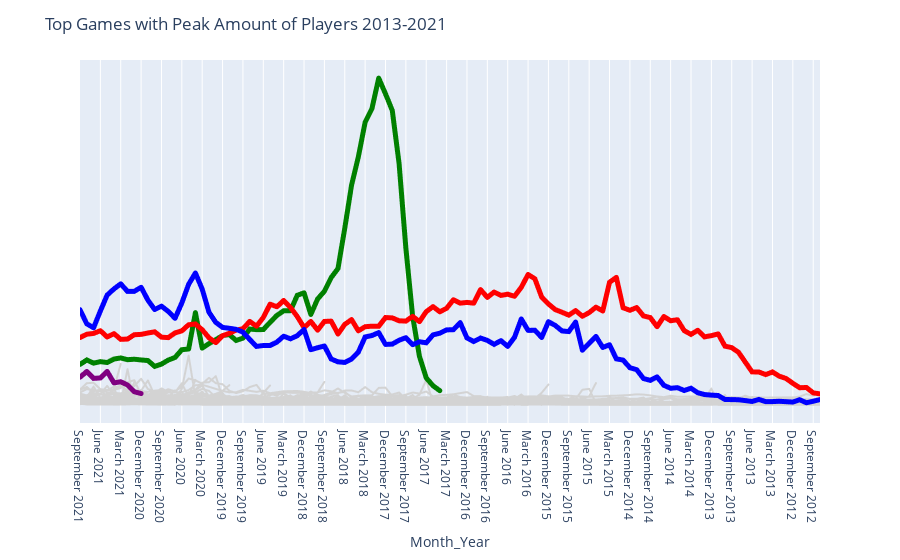

Write notebook code for a chart like this one.
### Code cell
fig = px.line(sorted_df,
              x='Month_Year',
              y='Peak_Players',
              color='Game_Name')

fig.update_traces({"line":{"color":"lightgrey"}})

fig.update_traces(patch={"line":{"color":"blue", "width":5}},
                  selector={"legendgroup":"Counter Strike: Global Offensive"})

fig.update_traces(patch={"line":{"color":"red", "width":5}},
                  selector={"legendgroup":"Dota 2"})

fig.update_traces(patch={"line":{"color":"green", "width":5}},
                  selector={"legendgroup":"PUBG: Battlegrounds"})

fig.update_traces(patch={"line":{"color":"purple", "width":5}},
                  selector={"legendgroup": "Apex Legends"})

fig.update_layout(title="Top Games with Peak Amount of Players 2013-2021",
                  showlegend=False,
                  yaxis={"visible":False})

fig.show()
